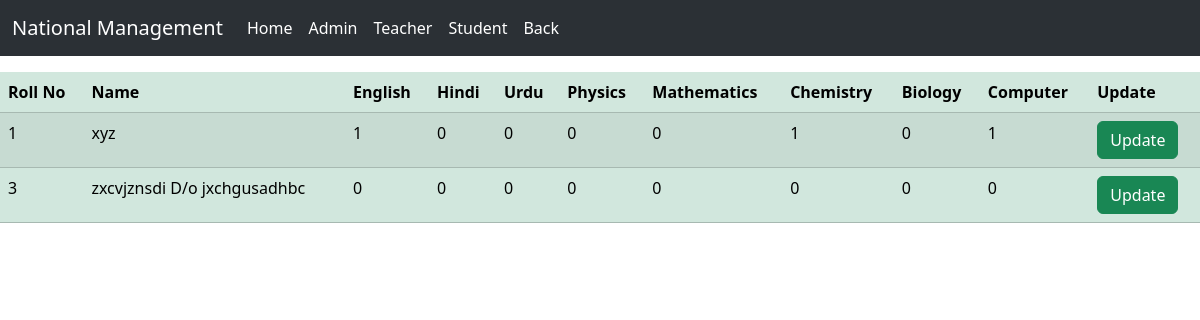
The page /attendence2 on the database its author committed.
### myapp/models.py (models this page shows)
class Attendence(models.Model):
    student=models.ForeignKey(Student,related_name="studentattendence",on_delete=models.CASCADE)
    english=models.IntegerField(null=True,blank=True,default=0)
    hindi=models.IntegerField(null=True,blank=True,default=0)
    urdu=models.IntegerField(null=True,blank=True,default=0)
    physics=models.IntegerField(null=True,blank=True,default=0)
    maths=models.IntegerField(null=True,blank=True,default=0)
    chemistry=models.IntegerField(null=True,blank=True,default=0)
    biology=models.IntegerField(null=True,blank=True,default=0)
    computer=models.IntegerField(null=True,blank=True,default=0)

class Student(models.Model):
    name=models.CharField(max_length=50)
    rollno=models.IntegerField(default=1)
    dob=models.DateField(default=0)
    fees=models.IntegerField(null=True,blank=True,default=0)
    mobile=models.IntegerField(null=True,blank=True,default=0)
    cls=models.IntegerField(default=1)

### myapp/views.py (the view)
# urls.py: path('attendence2',views.attendence2,name='attendence2'),
def attendence2(request):
    queryset=Attendence.objects.all()
    queryset=queryset.filter(student__cls=2)
    context={'info':queryset}
    return render(request,'attendence2.html',context)

### myapp/templates/attendence2.html (shortened to what this page needs)
<!doctype html>
<html lang="en">
  <head>
    <link href="https://cdn.jsdelivr.net/npm/bootstrap@5.3.2/dist/css/bootstrap.min.css" rel="stylesheet">
  </head>
    <body>
    <nav class="navbar navbar-expand-lg bg-body-tertiary" data-bs-theme="dark">
        <div class="container-fluid">
          <div class="collapse navbar-collapse" id="navbarTogglerDemo01">
            <a class="navbar-brand" href="#">National Management</a>
            <ul class="navbar-nav me-auto mb-2 mb-lg-0">
              <li class="nav-item">
                <a class="nav-link active" aria-current="page" href="/home">Home</a>
              </li>
              <li class="nav-item">
                <a class="nav-link active" href="/administer">Admin</a>
              </li>
              <li class="nav-item">
                <a class="nav-link active" href="/teacher">Teacher</a>
              </li>
              <li class="nav-item">
                <a class="nav-link active" href="/student">Student</a>
              </li>
              <li class="nav-item">
                <a class="nav-link active" href="/adminframe">Back</a>
              </li>
          </div>
        </div>
      </nav>
      <table class="table table-striped table-success table-hover mt-3">
        <thead>
          <tr>
            <th>Roll No</th>
            <th>Name</th>
            <th>English</th>
            <th>Hindi</th>
            <th>Urdu</th>
            <th>Physics</th>
            <th>Mathematics</th>
            <th>Chemistry</th>
            <th>Biology</th>
            <th>Computer</th>
            <th>Update</th>
          </tr>
        </thead>
        <tbody>
          {% for x in info %}
          <tr>
            <td>{{x.student.rollno}}
            <td>{{x.student.name}}
            <td>{{x.english}}</td>
            <td>{{x.hindi}}</td>
            <td>{{x.urdu}}</td>
            <td>{{x.physics}}</td>
            <td>{{x.maths}}</td>
            <td>{{x.chemistry}}</td>
            <td>{{x.biology}}</td>
            <td>{{x.computer}}</td>
            <td>
              <a href="/updateattendence2/{{x.id}}" class="btn btn-success">Update</a>
            </td>
          </tr>
          {%endfor%}
     </table>
    </body>
    </html>

### rows shown on the page
Attendence: student.rollno "1", student.name "xyz", english "1", hindi "0", urdu "0", physics "0", maths "0", chemistry "1", biology "0", computer "1"
Attendence: student.rollno "3", student.name "zxcvjznsdi D/o jxchgusadhbc", english "0", hindi "0", urdu "0", physics "0", maths "0", chemistry "0", biology "0", computer "0"
